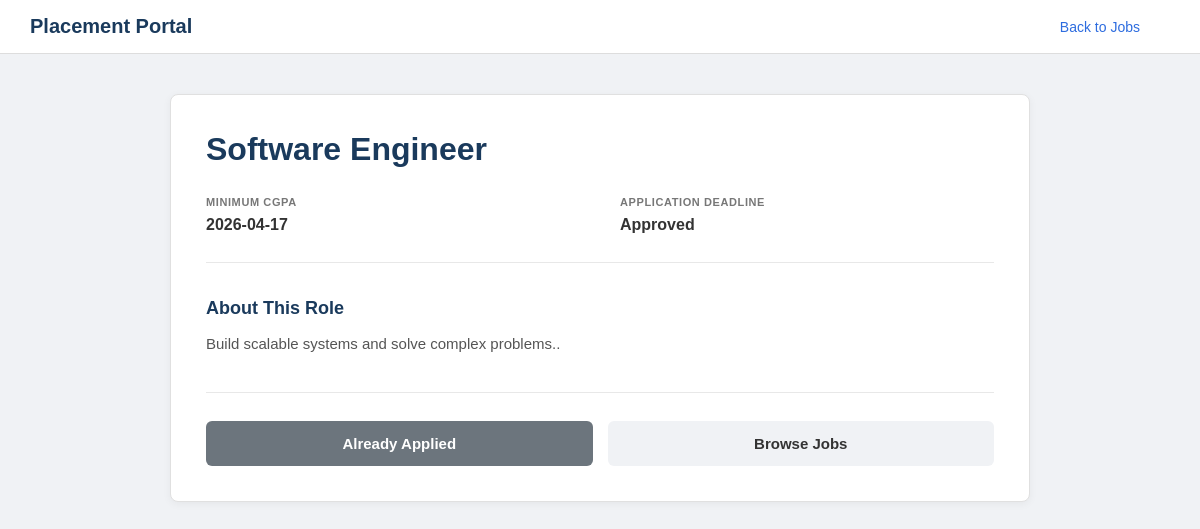
The app's page /job_details/1 (signed in) with its own data.
### tables this page shows
CREATE TABLE jobs (
        id INTEGER PRIMARY KEY AUTOINCREMENT,
        company_id INTEGER,
        title TEXT,
        description TEXT,
        eligibility TEXT,
        deadline TEXT,
        status TEXT DEFAULT 'Pending'
    );

### app.py (the view)
@app.route('/job_details/<int:job_id>')
def job_details(job_id):
    if 'user_id' not in session:
        return redirect('/login')
    student_id = session['user_id']
    conn = sqlite3.connect('database.db')
    cursor = conn.cursor()
    cursor.execute('''
    SELECT jobs.*, companies.name
    FROM jobs
    JOIN companies ON jobs.company_id = companies.id
    WHERE jobs.id=?
    ''', (job_id,))
    job = cursor.fetchone()
    cursor.execute('''
    SELECT * FROM applications WHERE student_id=? AND job_id=?
    ''', (student_id, job_id))
    already_applied = cursor.fetchone() is not None
    conn.close()
    return render_template('job_details.html', job=job, already_applied=already_applied)

### templates/job_details.html (shortened to what this page needs)
<!DOCTYPE html>
<html>
<head>
    <link rel="stylesheet" href="{{ url_for('static', filename='style.css') }}">
</head>
<body>
<div class="navbar">
    <span class="logo">Placement Portal</span>
    <a href="/jobs" class="nav-link">Back to Jobs</a>
</div>
<div class="job-container">
    <div class="job-card">
        <h1 class="job-title">{{ job[2] }}</h1>
        <div class="job-details-row">
            <div class="detail-item">
                <div class="detail-label">Minimum CGPA</div>
                <div class="detail-value">{{ job[5] }}</div>
            </div>
            <div class="detail-item">
                <div class="detail-label">Application Deadline</div>
                <div class="detail-value">{{ job[6] }}</div>
            </div>
        </div>
        <div class="job-description-section">
            <h3 class="section-title">About This Role</h3>
            <p class="section-content">{{ job[3] }}</p>
        </div>
        <div class="action-buttons">
            {% if already_applied %}
                <span class="btn-applied-large">Already Applied</span>
            {% else %}
                <a href="/apply/{{ job[0] }}" class="btn-apply">Apply Now</a>
            {% endif %}
            <a href="/jobs" class="btn-back">Browse Jobs</a>
        </div>
    </div>
</div>
</body>
</html>

### static/style.css (style rules this page uses)
* { margin: 0; padding: 0; box-sizing: border-box; }
body { font-family: Arial, sans-serif; background: #f0f2f5; }
.navbar { background: white; padding: 15px 30px; display: flex; justify-content: space-between; align-items: center; border-bottom: 1px solid #ddd; }
.navbar a { margin-right: 30px; }
.logo { font-size: 20px; font-weight: bold; color: #1a3a5c; }
.nav-link { color: #2d6cdf; text-decoration: none; font-size: 14px; }
.job-card { background: white; border: 1px solid #e0e0e0; border-radius: 12px; padding: 20px 25px; transition: all 0.2s; }
.job-title { font-size: 20px; font-weight: bold; color: #1a3a5c; margin-bottom: 8px; }
.job-container { max-width: 900px; margin: 40px auto; padding: 0 20px; }
.job-card { background: white; border: 1px solid #e0e0e0; border-radius: 8px; padding: 35px; box-shadow: 0 2px 8px rgba(0,0,0,0.05); }
.job-title { font-size: 32px; font-weight: 700; color: #1a3a5c; margin: 0 0 12px 0; line-height: 1.2; }
.job-details-row { display: grid; grid-template-columns: 1fr 1fr; gap: 40px; margin-bottom: 35px; padding-bottom: 28px; border-bottom: 1px solid #e8e8e8; }
.detail-item { display: flex; flex-direction: column; }
.detail-label { font-size: 11px; color: #777; font-weight: 700; text-transform: uppercase; letter-spacing: 0.6px; margin-bottom: 8px; }
.detail-value { font-size: 16px; color: #333; font-weight: 600; }
.job-description-section { margin-bottom: 32px; }
.section-title { font-size: 18px; font-weight: 700; color: #1a3a5c; margin: 0 0 12px 0; }
.section-content { font-size: 15px; color: #555; line-height: 1.7; margin: 0; }
.action-buttons { display: flex; gap: 15px; margin-top: 35px; padding-top: 28px; border-top: 1px solid #e8e8e8; }
.btn-back { flex: 1; background: #f0f2f5; color: #333; padding: 14px 24px; border-radius: 6px; text-decoration: none; font-size: 15px; font-weight: 600; border: none; cursor: pointer; text-align: center; transition: all 0.25s ease; display: inline-block; }
.btn-applied-large { flex: 1; background: #6c757d; color: white; padding: 14px 24px; border-radius: 6px; font-size: 15px; font-weight: 600; text-align: center; display: inline-flex; align-items: center; justify-content: center; cursor: not-allowed; border: none; }

### records on screen
jobs: title "Software Engineer", deadline "2026-04-17", status "Approved", description "Build scalable systems and solve complex problems.."
